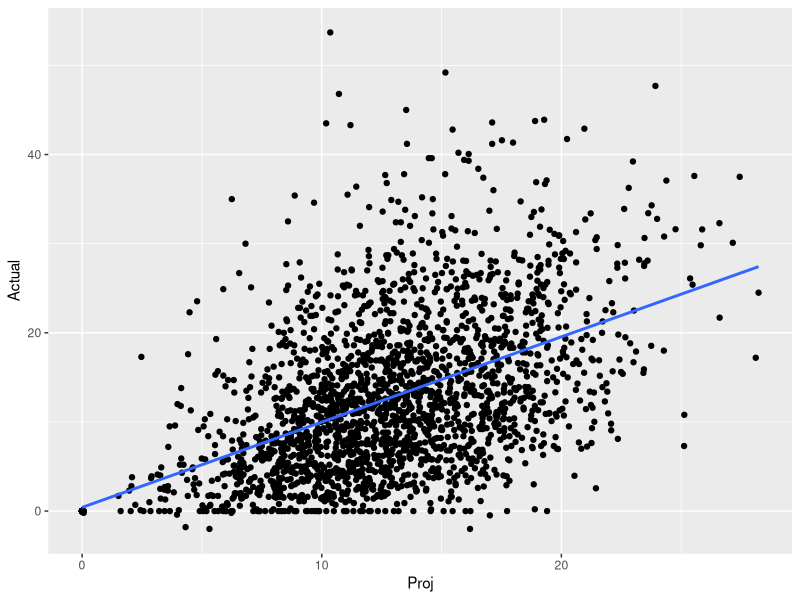
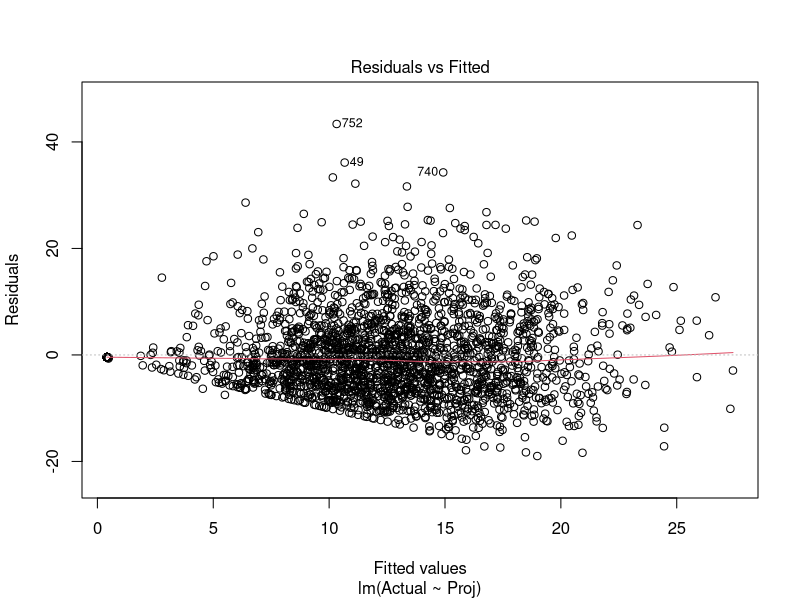
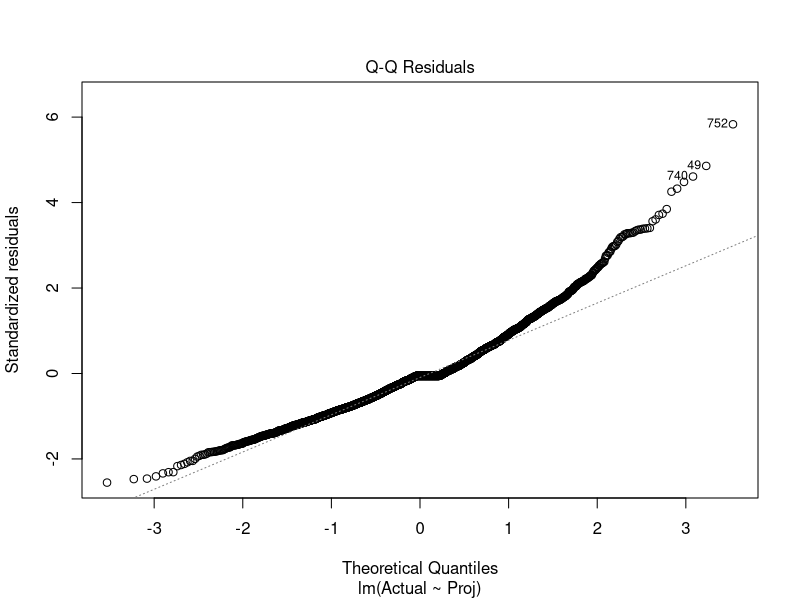
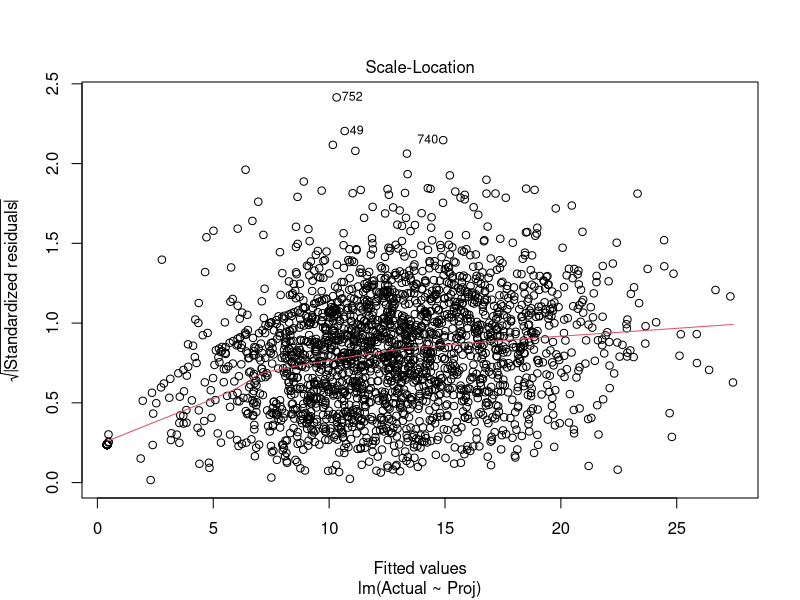
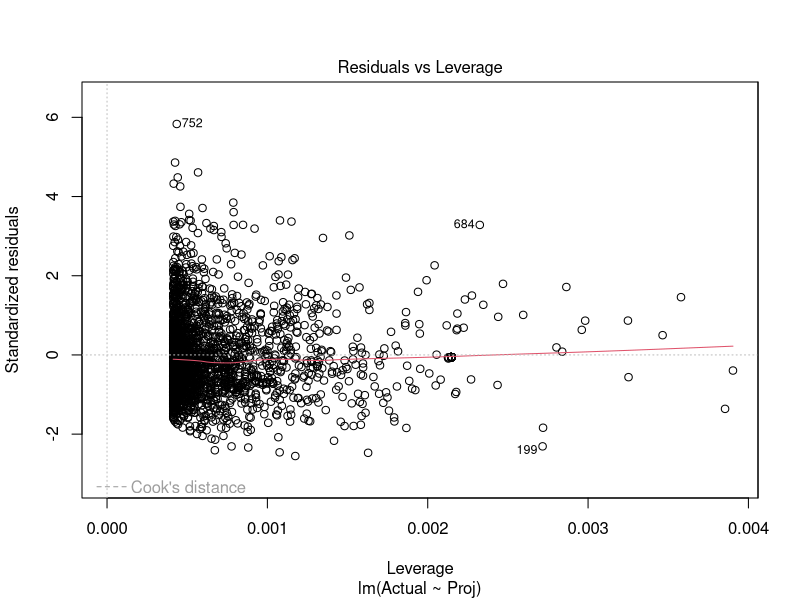
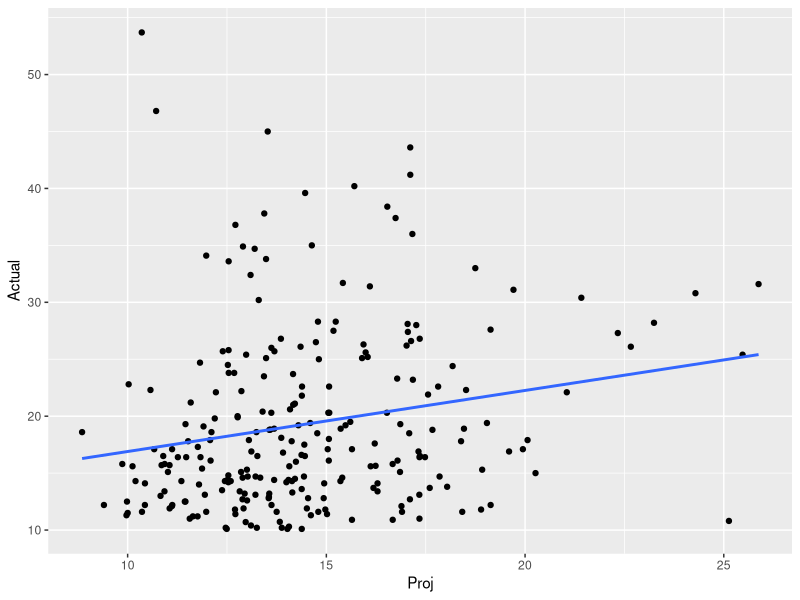
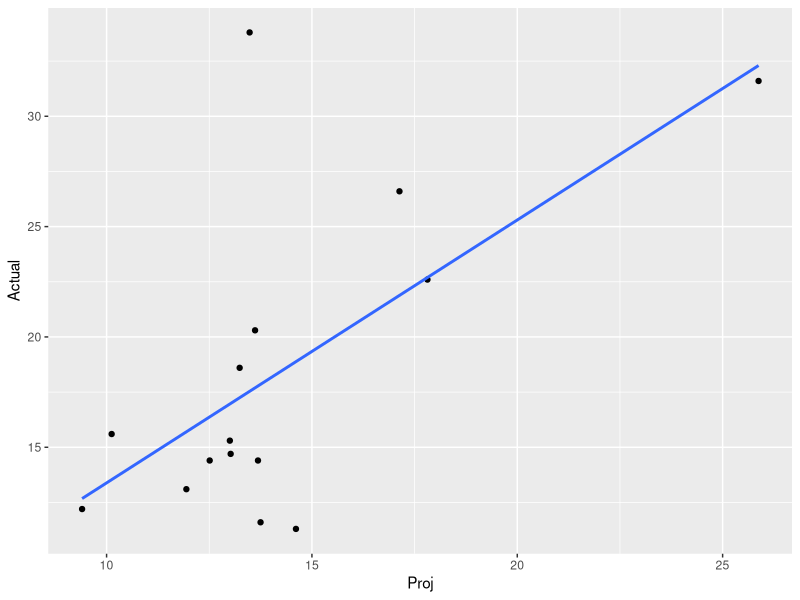
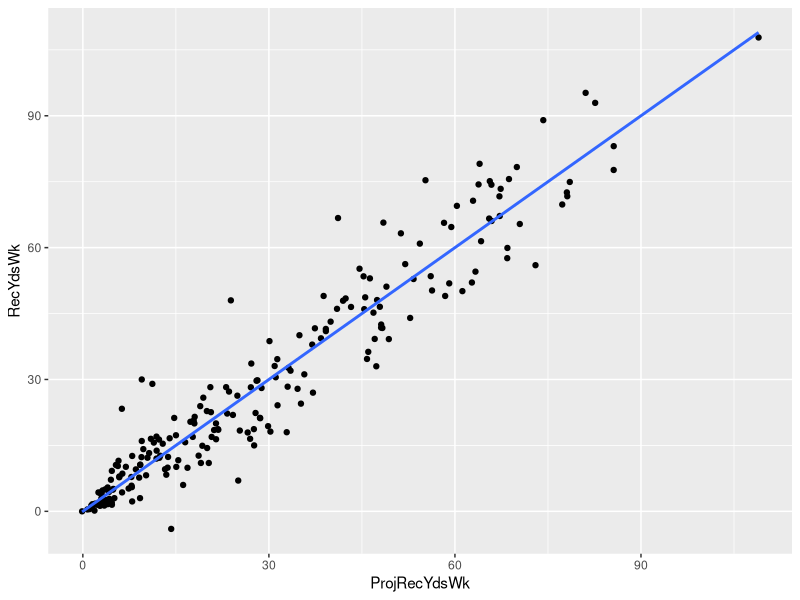

Source code (R) for these figures, in order:
## ---- chunk 1
knitr::opts_chunk$set(echo = TRUE)
## ---- chunk 2
#library(readxl)
#X2019FantasyESPN <- read_excel("Your computer path/2019FantasyESPN.csv")
#View(X2019FantasyESPN)
## ---- chunk 3
# Load data
library(utils)
#ESPN_Proj <- read.csv("Your computer path/2019FantasyESPN.csv")
## ---- chunk 4
# Load data
ESPN_Proj <- read.csv("2019FantasyESPN.csv")
## ---- chunk 5
# Visualize performance
library(ggplot2)
ggplot(ESPN_Proj, aes(x=Proj,y=Actual)) + geom_point() + geom_smooth(method = lm, se=FALSE)

## ---- chunk 6
# Count NA values
sum(is.na(ESPN_Proj$Actual))
## ---- chunk 7
# Linear model on performance
Lm <- lm(data = ESPN_Proj, Actual ~ Proj)
summary(Lm)
plot(Lm)
## ---- chunk 8
# Filter for > 10 pts
library(tidyverse)
ESPN_Proj %>%
  mutate(Over10 = ifelse(Actual > 10, 1, 0)) -> ESPN_Proj
## ---- chunk 9
ESPN_Proj10 <- filter(ESPN_Proj, Over10 == 1)
## ---- chunk 10
#ESPN_Proj2 <- subset(ESPN_Proj, Actual > 10)
#ESPN_Proj3 <- filter(ESPN_Proj, Actual > 10)
## ---- chunk 11
# Filter for WRs > 10 pts
ESPN_WRs <- filter(ESPN_Proj10, Pos == "WR")
## ---- chunk 12
# WR model for performance
ggplot(ESPN_WRs, aes(x=Proj,y=Actual))+geom_point()+geom_smooth(method=lm,se=FALSE)

Lm <- lm(data = ESPN_WRs, Actual ~ Proj)
summary(Lm)
## ---- chunk 13
# Filter for Wk 16
ESPN_WRs_Wk16 <- filter(ESPN_WRs, Week == 16)
## ---- chunk 14
# Wk 16 model for WR performance
ggplot(ESPN_WRs_Wk16, aes(x=Proj,y=Actual))+geom_point()+geom_smooth(method=lm,se=FALSE)

Lm <- lm(data = ESPN_WRs_Wk16, Actual ~ Proj)
summary(Lm)
## ---- chunk 15
# Grab season WR data
Yearly_Data <- read.csv("2019FantasyYearlyData.csv")
Yearly_Data <- filter(Yearly_Data, Yearly_Data$Pos == "WR")

## ---- chunk 16
# Add weekly data
Yearly_Data %>% 
  mutate(RecYdsWk = ReceivingYds / G) %>% 
  mutate(TgtWk = Tgt / G) %>% 
  mutate(PPW = FantasyPoints / G) %>% 
  mutate(RecTDsWk = ReceivingTD / G) %>% 
  mutate(RecWk = Rec / G) %>% 
  mutate(FumWk = FumblesLost / G) -> Yearly_Data

## ---- chunk 17
# Linear model for receiving yards
ProjRecYds <- lm(data = Yearly_Data, RecYdsWk ~ TgtWk+RecTDsWk+RecWk)

# Get projection
Yearly_Data$ProjRecYdsWk <- predict(ProjRecYds)

# Analyze projection performance
ggplot(Yearly_Data, aes(x=ProjRecYdsWk,y=RecYdsWk))+geom_point()+geom_smooth(method=lm,se=FALSE)
summary(ProjRecYds)

## ---- chunk 18
# Multicollinearity check
library(car)
vif(ProjRecYds)

## ---- chunk 19
# Rerun projections without receptions
# Linear model for receiving yards
ProjRecYds <- lm(data = Yearly_Data, RecYdsWk ~ TgtWk+RecTDsWk)

# Get projection
Yearly_Data$ProjRecYdsWk <- predict(ProjRecYds)

# Analyze projection
ggplot(Yearly_Data, aes(x=ProjRecYdsWk,y=RecYdsWk))+geom_point()+geom_smooth(method=lm,se=FALSE)
summary(ProjRecYds)

# Check for multicollinearity
vif(ProjRecYds)

## ---- chunk 20
# Linear model for receptions
ProjRec <- lm(data = Yearly_Data, RecWk ~ RecYdsWk+TgtWk)

# Get projection
Yearly_Data$ProjRecWk <- predict(ProjRec)

# Analyze projection
ggplot(Yearly_Data, aes(x=ProjRecWk,y=RecWk))+geom_point()+geom_smooth(method=lm,se=FALSE)
summary(ProjRec)

# Multicollinearity check
vif(ProjRec)

## ---- chunk 21
# Linear model for receiving touchdowns
ProjRecTD <- lm(data = Yearly_Data, RecTDsWk ~ RecYdsWk)

# Get projection
Yearly_Data$ProjRecTDWk <- predict(ProjRecTD)

# Analyze projection
ggplot(Yearly_Data, aes(x=ProjRecTDWk,y=RecTDsWk))+geom_point()+geom_smooth(method=lm,se=FALSE)
summary(ProjRecTD)

## ---- chunk 22
# Generate final projection
Yearly_Data$Our_Proj_PPW <- Yearly_Data$ProjRecWk + 6*Yearly_Data$ProjRecTDWk + 0.1*Yearly_Data$ProjRecYdsWk - 2*Yearly_Data$FumWk

## ---- chunk 23
# Combine both dataframes - join on player
Merge <- merge(ESPN_WRs_Wk16, Yearly_Data, by = "Player")

## ---- chunk 24
# ESPN model performance
ggplot(Merge, aes(x=Proj,y=Actual))+geom_point()+geom_smooth(method=lm,se=FALSE)

Lm <- lm(data = Merge, Actual ~ Proj)
summary(Lm)

## ---- chunk 25
# Our model performance
ggplot(Merge, aes(x=Our_Proj_PPW,y=Actual))+geom_point()+geom_smooth(method=lm,se=FALSE)

Lm <- lm(data = Merge, Actual ~ Our_Proj_PPW)
summary(Lm)

